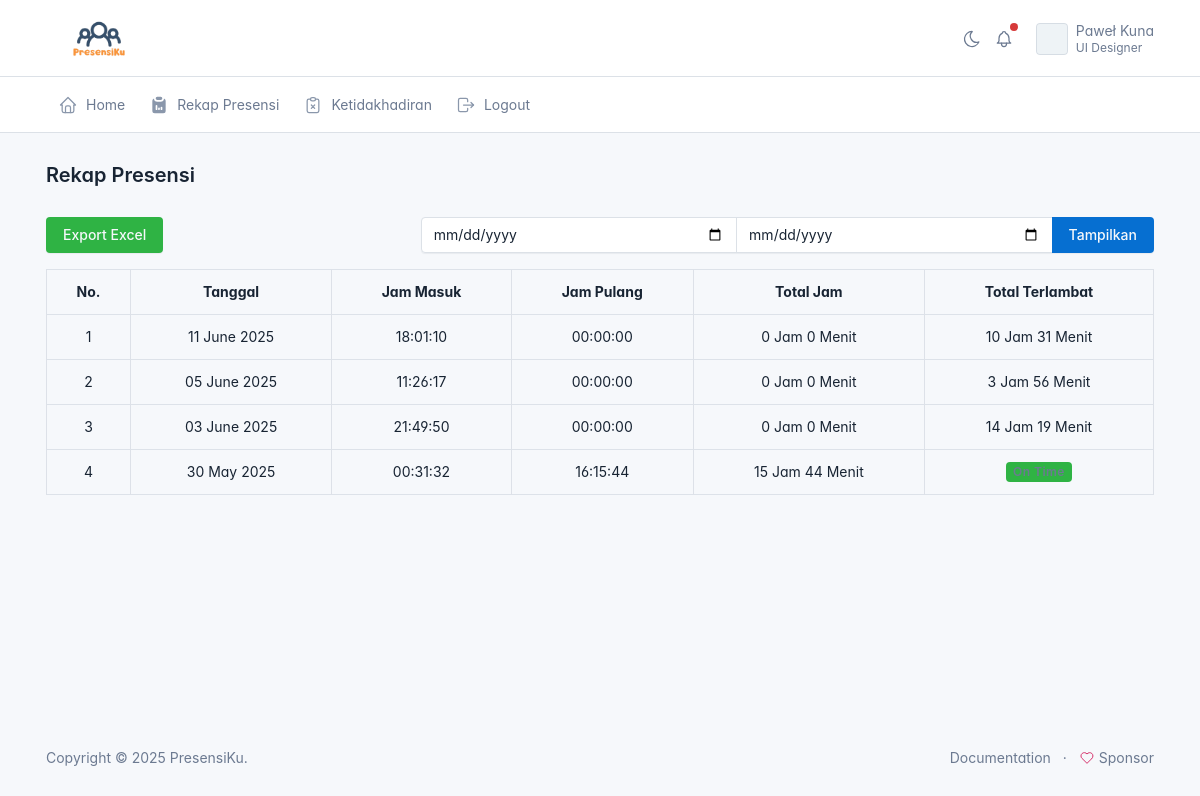
The page /pegawai/presensi/rekap_presensi.php (signed in) on the database its author committed.
### tables this page shows
CREATE TABLE `presensi` (
  `id` int(11) NOT NULL,
  `id_pegawai` int(11) NOT NULL,
  `tanggal_masuk` date NOT NULL,
  `jam_masuk` time NOT NULL,
  `foto_masuk` varchar(225) NOT NULL,
  `tanggal_keluar` date NOT NULL,
  `jam_keluar` time NOT NULL,
  `foto_keluar` varchar(225) NOT NULL
);

CREATE TABLE `lokasi_presensi` (
  `id` int(11) NOT NULL,
  `nama_lokasi` varchar(225) NOT NULL,
  `alamat_lokasi` varchar(225) NOT NULL,
  `tipe_lokasi` varchar(225) NOT NULL,
  `latitude` varchar(50) NOT NULL,
  `longitude` varchar(50) NOT NULL,
  `radius` int(11) NOT NULL,
  `zona_waktu` varchar(4) NOT NULL,
  `jam_masuk` time NOT NULL,
  `jam_pulang` time NOT NULL
);

### pegawai/presensi/rekap_presensi.php (the view, shortened to what this page needs)
<?php
include('../layout/header.php');
include_once('../../config.php');
if (empty($_GET['tanggal_dari'])) {
    $id = $_SESSION['id'];
    $result = mysqli_query($connection, "SELECT * FROM presensi WHERE id_pegawai = '$id' ORDER BY tanggal_masuk DESC");
} else {
    $id = $_SESSION['id'];
    $tanggal_dari = $_GET['tanggal_dari'];
    $tanggal_sampai = $_GET['tanggal_sampai'];
    $result = mysqli_query($connection, "SELECT * FROM presensi WHERE id_pegawai = '$id' AND tanggal_masuk BETWEEN '$tanggal_dari' AND '$tanggal_sampai' ORDER BY tanggal_masuk DESC");
}
$lokasi_presensi = $_SESSION['lokasi_presensi'];
$lokasi = mysqli_query($connection, "SELECT * FROM lokasi_presensi WHERE nama_lokasi = '$lokasi_presensi'");
while ($lokasi_result = mysqli_fetch_array($lokasi)):
    $jam_masuk_kantor = date('H:i:s', strtotime($lokasi_result['jam_masuk']));
endwhile;
?>
<div class="page-body">
    <div class="container-xl">
        <div class="row">
            <div class="col-md-4">
                <button type="button" class="btn btn-success mb-3" data-bs-toggle="modal"
                    data-bs-target="#exampleModal">
                    Export Excel
                </button>
            </div>
            <div class="col-md-8">
                <form method="GET">
                    <div class="input-group">
                        <input type="date" class="form-control" name="tanggal_dari">
                        <input type="date" class="form-control" name="tanggal_sampai">
                        <button type="submit" class="btn btn-primary">Tampilkan</button>
                    </div>
                </form>
            </div>
        </div>
        <table class="table table-bordered">
            <tr class="text-center">
                <th>No.</th>
                <th>Tanggal</th>
                <th>Jam Masuk</th>
                <th>Jam Pulang</th>
                <th>Total Jam</th>
                <th>Total Terlambat</th>
            </tr>
            <?php if (mysqli_num_rows($result) === 0) { ?>
            <tr class="text-center">
                <td colspan="6">Data rekap presensi masih kosong</td>
            </tr>
            <?php } else { ?>
            <?php $no = 1;
                while ($rekap = mysqli_fetch_array($result)):
                    $jam_tanggal_masuk = date('Y-m-d H:i:s', strtotime($rekap['tanggal_masuk'] . ' ' . $rekap['jam_masuk']));
                    $jam_tanggal_keluar = date('Y-m-d H:i:s', strtotime($rekap['tanggal_keluar'] . ' ' . $rekap['jam_keluar']));
                    $timestamp_masuk = strtotime($jam_tanggal_masuk);
                    $timestamp_keluar = strtotime($jam_tanggal_keluar);
                    $selisih = $timestamp_keluar - $timestamp_masuk;
                    $total_jam_kerja = floor($selisih / 3600);
                    $selisih -= $total_jam_kerja * 3600;
                    $selisih_menit_kerja = floor($selisih / 60);
                    $jam_masuk = date('H:i:s', strtotime($rekap['jam_masuk']));
                    $timestamp_jam_masuk_real = strtotime($jam_masuk);
                    $timestamp_jam_masuk_kantor = strtotime($jam_masuk_kantor);
                    $terlambat = $timestamp_jam_masuk_real - $timestamp_jam_masuk_kantor;
                    $total_jam_terlambat = floor($terlambat / 3600);
                    $terlambat -= $total_jam_terlambat * 3600;
                    $selisih_menit_terlambat = floor($terlambat / 60);
                    ?>
            <tr class="text-center">
                <td><?= $no++ ?></td>
                <td><?= date('d F Y', strtotime($rekap['tanggal_masuk'])) ?></td>
                <td><?= $rekap['jam_masuk'] ?></td>
                <td><?= $rekap['jam_keluar'] ?></td>
                <td>
                    <?php if ($rekap['tanggal_keluar'] == '0000-00-00'): ?>
                    <span>0 Jam 0 Menit</span>
                    <?php else: ?>
                    <?= $total_jam_kerja . ' Jam ' . $selisih_menit_kerja . ' Menit' ?>
                    <?php endif; ?>
                </td>
                <td>
                    <?php if ($total_jam_terlambat < 0): ?>
                    <span class="badge bg-success">On Time</span>
                    <?php else: ?>
                    <?= $total_jam_terlambat . ' Jam ' . $selisih_menit_terlambat . ' Menit' ?>
                    <?php endif; ?>
                </td>
            </tr>
            <?php endwhile; ?>
            <?php } ?>
        </table>
    </div>
</div>
<?php include('../layout/footer.php'); ?>

### rows shown on the page
presensi: tanggal_masuk "11 June 2025", jam_masuk "18:01:10", jam_keluar "00:00:00", tanggal_keluar "0 Jam 0 Menit", jam_masuk.jam_masuk "10", selisih_menit_terlambat "31"
presensi: tanggal_masuk "05 June 2025", jam_masuk "11:26:17", jam_keluar "00:00:00", tanggal_keluar "0 Jam 0 Menit", jam_masuk.jam_masuk "3", selisih_menit_terlambat "56"
presensi: tanggal_masuk "03 June 2025", jam_masuk "21:49:50", jam_keluar "00:00:00", tanggal_keluar "0 Jam 0 Menit", jam_masuk.jam_masuk "14", selisih_menit_terlambat "19"
presensi: tanggal_masuk "30 May 2025", jam_masuk "00:31:32", jam_keluar "16:15:44", total_jam_kerja "15", selisih_menit_kerja "44"

### other values the page prints
$judul "Rekap Presensi"
